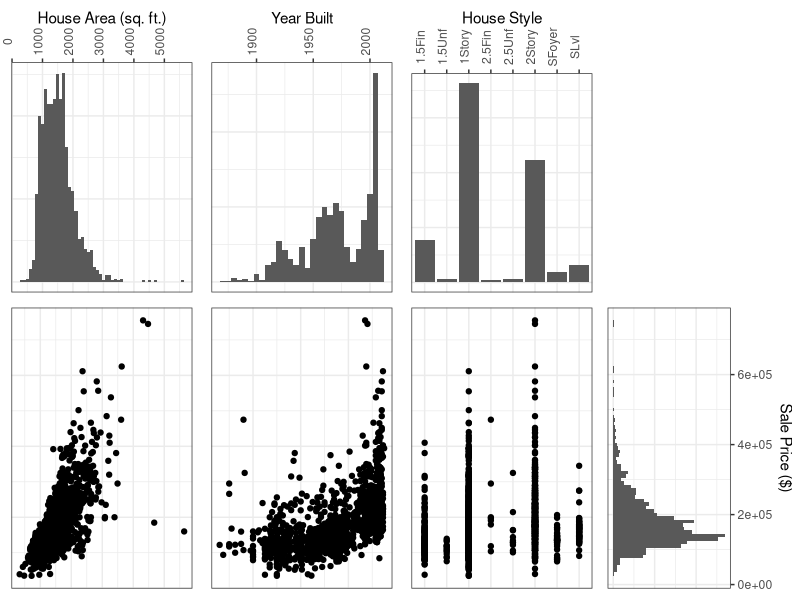
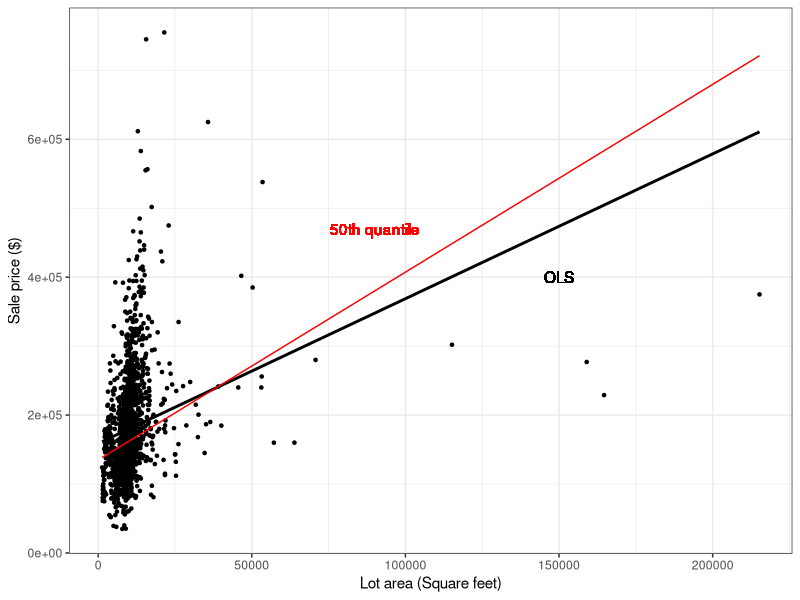
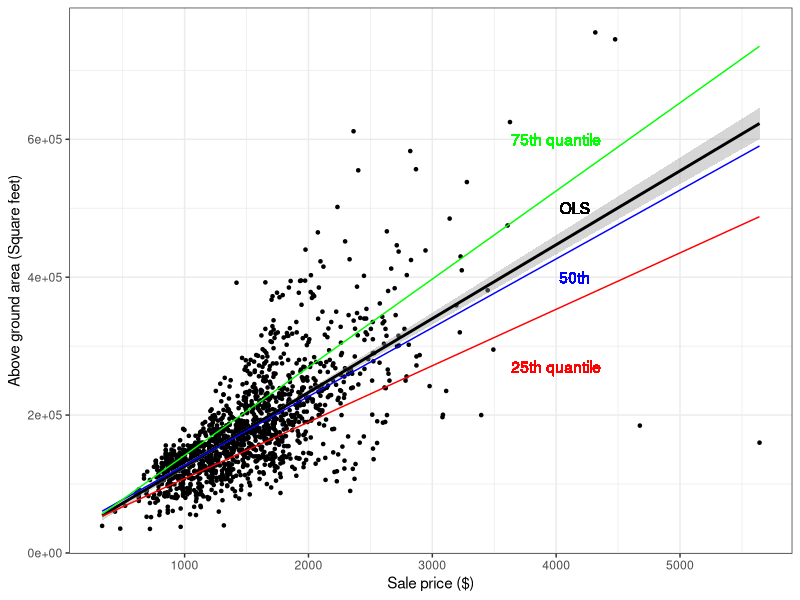
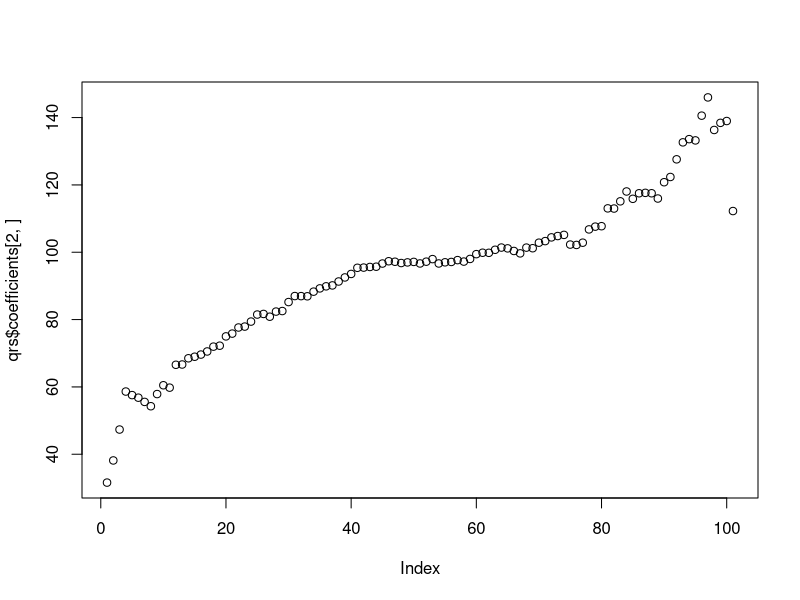
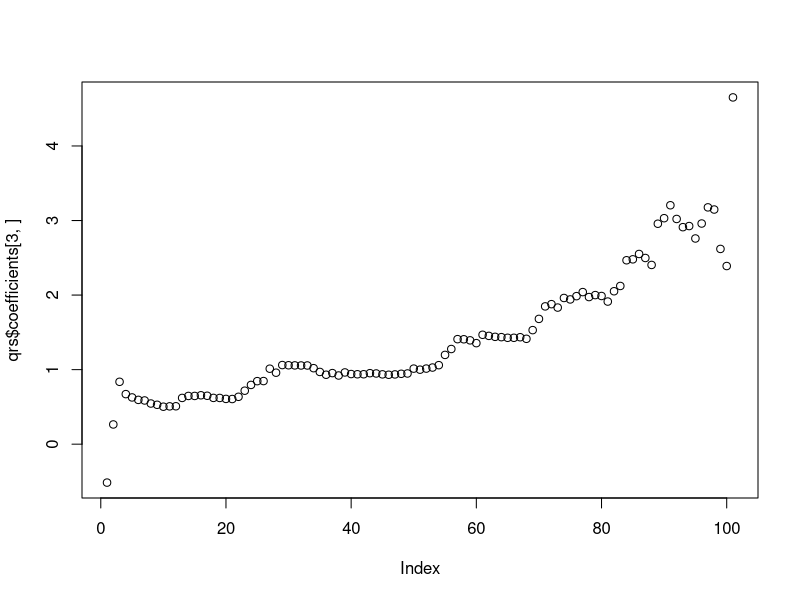
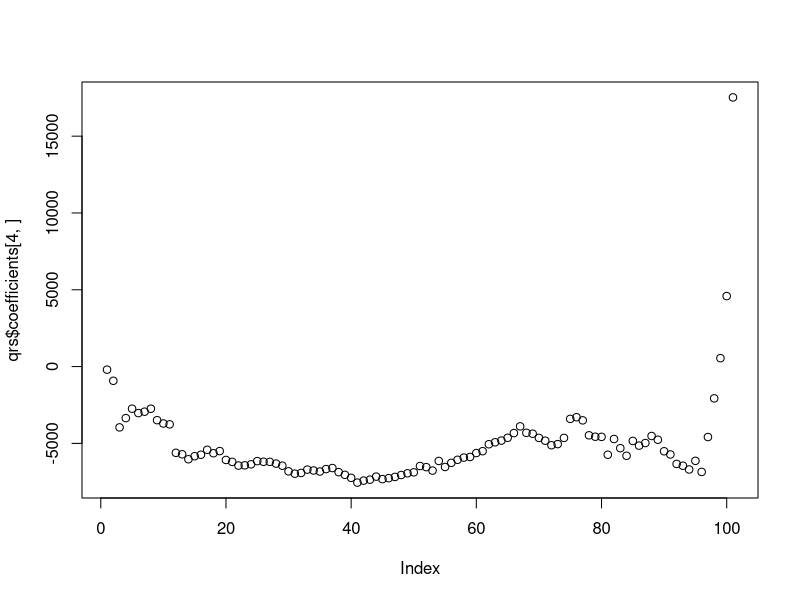
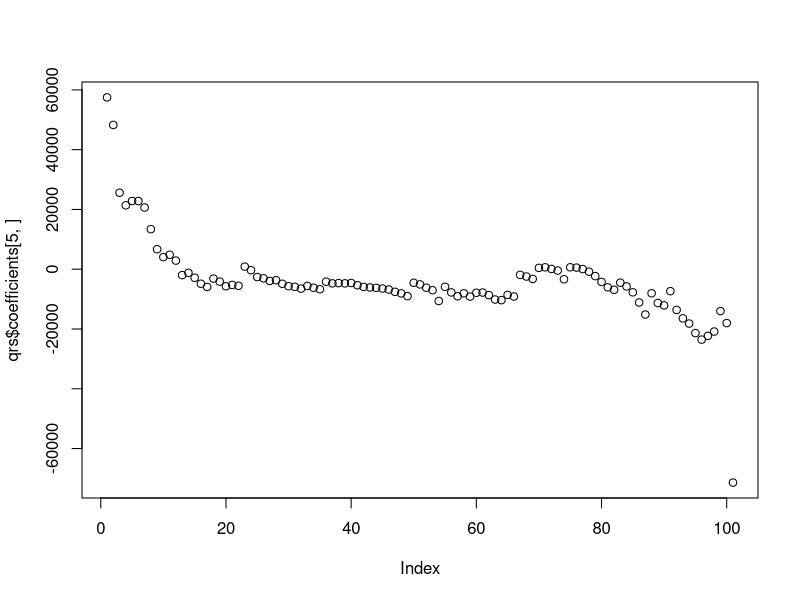
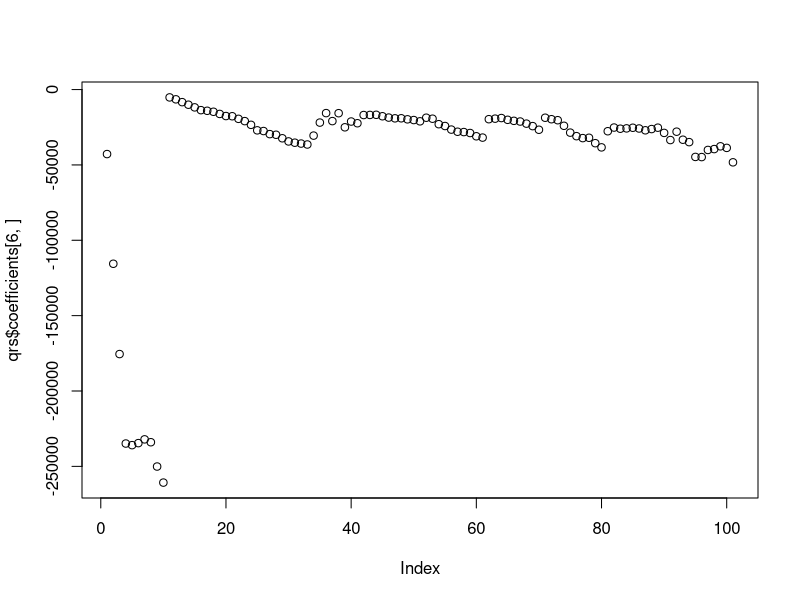

The R source for these figures, in order:
## ---- chunk 1
# installing/loading the package:
# if(!require(installr)) {
#   install.packages("installr"); 
#   require(installr)
# } #load / install+load installr
# # using the package:
# updateR()

# install.packages('cowplot')
# install.packages("quantreg")
library("quantreg")
#library(sjPlot)
library(haven)
library(gridExtra)
library(tidyverse)
library(Metrics)
require(gridExtra)
#library(equatiomatic)
#library(fastDummies)
#library(pscl)

#library(gsheet)
#library(brant)
#library(MASS)
#library(lmtest)
#library(reshape2)

#library(nnet)
#library(AER)
#library(boot)

#library(asaur)

## ---- chunk 2
df <- read.csv("TrainData.csv") |>
  na.omit() |>
  distinct()

## ---- chunk 3
suppressWarnings({

p1 <- df |> ggplot(aes(x = GrLivArea)) + geom_histogram(binwidth = 100) + theme_bw() + theme(axis.text.y = element_blank(), axis.text.x = element_text(angle = 90), axis.ticks.y = element_blank()) + ylab(NULL) + xlab("House Area (sq. ft.)") + scale_x_continuous(position = "top")

p2 <- df |> ggplot(aes(x = YearBuilt)) + geom_histogram(binwidth = 5) + theme_bw() + theme(axis.text.y = element_blank(), axis.text.x = element_text(angle = 90), axis.ticks.y = element_blank()) + ylab(NULL) + xlab("Year Built") + scale_x_continuous(position = "top")

p3 <- df |> ggplot(aes(x = HouseStyle)) + geom_histogram(stat="count") + theme_bw() + theme(axis.text.y = element_blank(), axis.text.x = element_text(angle = 90), axis.ticks.y = element_blank()) + ylab(NULL) + xlab("House Style") + scale_x_discrete(position = "top")

p4 <- ggplot() + theme_minimal()

p5 <- df |> ggplot(aes(x = GrLivArea, y = SalePrice)) + geom_point() + theme_bw() + theme(axis.text = element_blank(), axis.ticks = element_blank()) + ylab(NULL) + xlab(NULL)

p6 <- df |> ggplot(aes(x = YearBuilt, y = SalePrice)) + geom_point() + theme_bw() + theme(axis.text = element_blank(), axis.ticks = element_blank()) + ylab(NULL) + xlab(NULL)

p7 <- df |> ggplot(aes(x = HouseStyle, y = SalePrice)) + geom_point() + theme_bw() + theme(axis.text = element_blank(), axis.ticks = element_blank()) + ylab(NULL) + xlab(NULL)

p8 <- df |> ggplot(aes(x = SalePrice)) + geom_histogram(binwidth = 10000) + theme_bw() + ylab(NULL) + xlab("Sale Price ($)") + coord_flip() + scale_x_continuous(position = "top") + theme(axis.text.x = element_blank(), axis.ticks.x = element_blank())

grid.arrange(p1, p2, p3, p4, p5, p6, p7, p8, nrow = 2)

})
## ---- chunk 4

df |> ggplot(aes(y = SalePrice, x = LotArea)) +
  geom_point(size = 0.9) +
  geom_smooth(method = lm, se = F, color = "black") +
  geom_text(aes(y = 400000, x = 150000, label = "OLS"), color="black") + 
  geom_quantile(quantiles=0.5, color="red") + 
  geom_text(aes(y = 470000, x = 90000, label = "50th quantile"), color="red") + 
  ylab("Sale price ($)") +
  xlab("Lot area (Square feet)") +
  theme_bw()
## ---- chunk 5
# df |> ggplot(aes(y = SalePrice, x = GrLivArea)) +
#   geom_boxplot()

df |> ggplot(aes(y = SalePrice, x = GrLivArea)) +
  geom_point(size = 0.9) +
  stat_smooth(method = lm, color = "black") +
  geom_text(aes(x = 4150, y = 500000, label = "OLS"), color="black") + 
  geom_quantile(quantiles=0.25, color="red") + 
  geom_text(aes(x = 4000, y = 270000, label = "25th quantile"), color="red") + 
  geom_quantile(quantiles=0.5, color="blue") + 
  geom_text(aes(x = 4150, y = 400000, label = "50th"), color="blue") + 
  geom_quantile(quantiles=0.75, color="green") + 
  geom_text(aes(x = 4000, y = 600000, label = "75th quantile"), color="green") + 
  xlab("Sale price ($)") +
  ylab("Above ground area (Square feet)") +
  theme_bw()
## ---- chunk 6
qr50 = rq(data=df, SalePrice ~ GrLivArea + LotArea + TotRmsAbvGrd + as.factor(LotShape) + as.factor(Foundation), tau=0.5)
qr50_summary = summary(qr50)
qr50_summary
## ---- chunk 7
#Generate all QR models 
taus <- seq(from=0, to=1, by=.01)
qrs = rq(data=df, SalePrice ~ GrLivArea + LotArea + TotRmsAbvGrd + as.factor(LotShape) + as.factor(Foundation), tau=taus)
## ---- chunk 8
num_of_rows <- nrow(qrs$coefficients)
p_grLivArea <- plot(qrs$coefficients[2, ])
p_LotArea <- plot(qrs$coefficients[3, ])
p_TotsRmsAbvGrd <- plot(qrs$coefficients[4, ])
p_IR2 <- plot(qrs$coefficients[5, ])
p_IR3 <- plot(qrs$coefficients[6, ])
p_Reg <- plot(qrs$coefficients[7, ])
p_CBlock <- plot(qrs$coefficients[8, ])
p_Conic <- plot(qrs$coefficients[9, ])

cowplot::plot_grid(plot(qrs$coefficients[2, ]),
plot(qrs$coefficients[3, ]),
plot(qrs$coefficients[4, ]),
plot(qrs$coefficients[5, ]),
plot(qrs$coefficients[6, ]),
plot(qrs$coefficients[7, ]),
plot(qrs$coefficients[8, ]),
plot(qrs$coefficients[9, ]))
## ---- chunk 9
ols = lm(data=df, SalePrice ~ GrLivArea + LotArea + TotRmsAbvGrd + as.factor(LotShape) + as.factor(Foundation))
ols_summary = summary(ols)
ols_summary
## ---- chunk 10
olsMae = mae(predict(ols), df$SalePrice)
olsMae
Qr50Mae = mae(predict(qr50), df$SalePrice)
Qr50Mae
## ---- chunk 11
olsRmse = rmse(predict(ols), df$SalePrice)
olsRmse
Qr50Rmse = rmse(predict(qr50), df$SalePrice)
Qr50Rmse
## ---- chunk 12
ols_summary$df[2]
qr50_summary$rdf
## ---- chunk 13
# Min OLS error
format(round(min(ols_summary$residuals), digits=0), scientific=F)
# Absolute min OLS error
format(round(min(abs(ols_summary$residuals)), digits=0), scientific=F)
# Max OLS error
format(round(max(ols_summary$residuals), digits=0), scientific=F)
# Absolute max OLS error
format(round(max(abs(ols_summary$residuals)), digits=0), scientific=F)
# Min QR 50th error
format(round(min(qr50_summary$residuals), digits=0), scientific=F)
# Absolute min QR 50th error
format(round(min(abs(qr50_summary$residuals)), digits=0), scientific=F)
# Max QR 50th error
format(round(max(qr50_summary$residuals), digits=0), scientific=F)
# Absolute max QR 50th error
format(round(max(abs(qr50_summary$residuals)), digits=0), scientific=F)
